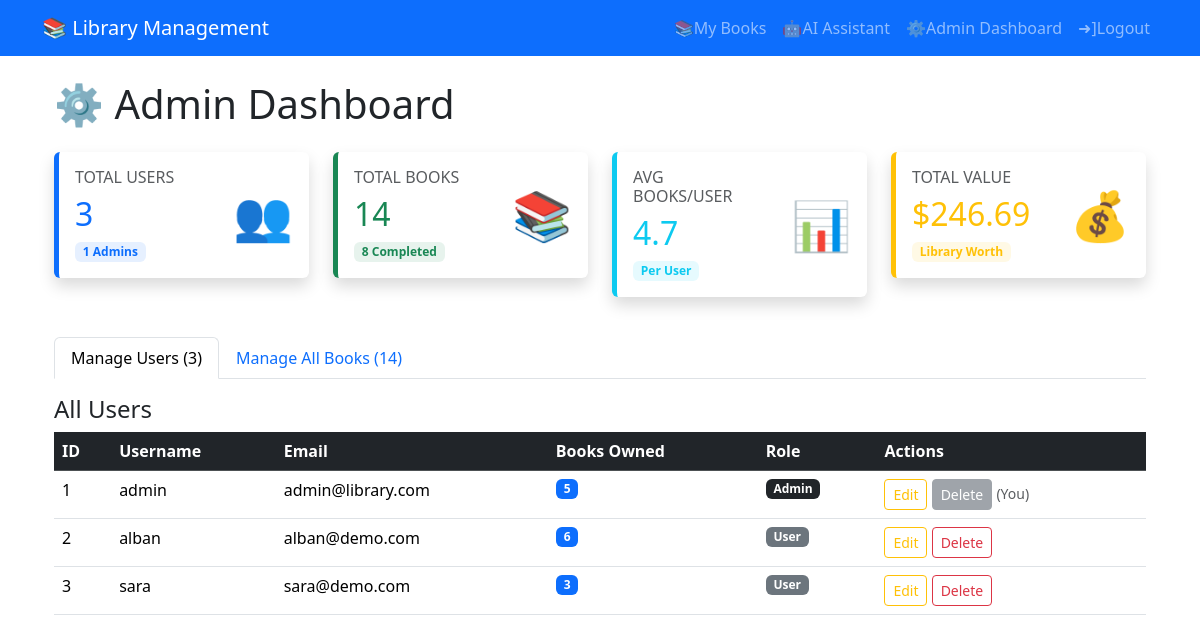
The page /admin (signed in) on the database its author committed.
### models.py (models this page shows, shortened)
class User(db.Model, UserMixin):
    id = db.Column(db.Integer, primary_key=True)
    username = db.Column(db.String(20), unique=True, nullable=False)
    email = db.Column(db.String(120), unique=True, nullable=False)
    password = db.Column(db.String(60), nullable=False)
    is_admin = db.Column(db.Boolean, default=False)
    books = db.relationship('Book', backref='owner', lazy=True, cascade='all, delete-orphan') #relationship to Book model

### app.py (the view)
@app.route('/admin')
@login_required
@admin_required
def admin_dashboard():
    users = User.query.all()
    books = Book.query.all()
    return render_template('admin.html', title='Admin', users=users, books=books)

### app.py (called while the page is built)
@login_manager.user_loader
def load_user(user_id):
    return User.query.get(int(user_id))

def admin_required(f):
    @wraps(f)
    def decorated_function(*args, **kwargs):
        if not current_user.is_authenticated:
            return redirect(url_for('login'))
        if not current_user.is_admin:
            abort(403)
        return f(*args, **kwargs)
    return decorated_function

### templates/admin.html (shortened to what this page needs)
{% extends "base.html" %}
{% block content %}
<div class="container mt-4">
    <h1 class="mb-4">⚙️ Admin Dashboard</h1>
    <div class="row mb-4">
        <div class="col-lg-3 col-md-6 mb-3">
            <div class="card shadow border-0 border-start border-primary border-5">
                <div class="card-body">
                    <div class="row align-items-center">
                        <div class="col">
                            <h6 class="text-uppercase text-muted mb-2">Total Users</h6>
                            <h2 class="text-primary mb-0">{{ users|length }}</h2>
                            <div class="mt-2">
                                <span class="badge bg-primary bg-opacity-10 text-primary">
                                    {{ users|selectattr('is_admin', 'equalto', true)|list|length }} Admins
                                </span>
                            </div>
                        </div>
                        <div class="col-auto">
                            <div class="text-primary" style="font-size: 3rem;">
                                👥
                            </div>
                        </div>
                    </div>
                </div>
            </div>
        </div>
        <div class="col-lg-3 col-md-6 mb-3">
            <div class="card shadow border-0 border-start border-success border-5">
                <div class="card-body">
                    <div class="row align-items-center">
                        <div class="col">
                            <h6 class="text-uppercase text-muted mb-2">Total Books</h6>
                            <h2 class="text-success mb-0">{{ books|length }}</h2>
                            <div class="mt-2">
                                <span class="badge bg-success bg-opacity-10 text-success">
                                    {{ books|selectattr('status', 'equalto', 'Completed')|list|length }} Completed
                                </span>
                            </div>
                        </div>
                        <div class="col-auto">
                            <div class="text-success" style="font-size: 3rem;">
                                📚
                            </div>
                        </div>
                    </div>
                </div>
            </div>
        </div>
        <div class="col-lg-3 col-md-6 mb-3">
            <div class="card shadow border-0 border-start border-info border-5">
                <div class="card-body">
                    <div class="row align-items-center">
                        <div class="col">
                            <h6 class="text-uppercase text-muted mb-2">Avg Books/User</h6>
                            <h2 class="text-info mb-0">
                                {% if users|length > 0 %}
                                    {{ "%.1f"|format(books|length / users|length) }}
                                {% else %}
                                    0
                                {% endif %}
                            </h2>
                            <div class="mt-2">
                                <span class="badge bg-info bg-opacity-10 text-info">
                                    Per User
                                </span>
                            </div>
                        </div>
                        <div class="col-auto">
                            <div class="text-info" style="font-size: 3rem;">
                                📊
                            </div>
                        </div>
                    </div>
                </div>
            </div>
        </div>
        <div class="col-lg-3 col-md-6 mb-3">
            <div class="card shadow border-0 border-start border-warning border-5">
                <div class="card-body">
                    <div class="row align-items-center">
                        <div class="col">
                            <h6 class="text-uppercase text-muted mb-2">Total Value</h6>
                            <h2 class="text-warning mb-0">${{ "%.2f"|format(books|sum(attribute='price')) }}</h2>
                            <div class="mt-2">
                                <span class="badge bg-warning bg-opacity-10 text-warning">
                                    Library Worth
                                </span>
                            </div>
                        </div>
                        <div class="col-auto">
                            <div class="text-warning" style="font-size: 3rem;">
                                💰
                            </div>
                        </div>
                    </div>
                </div>
            </div>
        </div>
    </div>
    <ul class="nav nav-tabs mb-3" id="adminTabs" role="tablist">
        <li class="nav-item" role="presentation">
            <button class="nav-link active" id="users-tab" data-bs-toggle="tab"
                    data-bs-target="#users" type="button" role="tab">
                Manage Users ({{ users|length }})
            </button>
        </li>
        <li class="nav-item" role="presentation">
            <button class="nav-link" id="books-tab" data-bs-toggle="tab"
                    data-bs-target="#books" type="button" role="tab">
                Manage All Books ({{ books|length }})
            </button>
        </li>
    </ul>
    <div class="tab-content" id="adminTabContent">
        <div class="tab-pane fade show active" id="users" role="tabpanel">
            <h4>All Users</h4>
            <div class="table-responsive">
                <table class="table table-hover">
                    <thead class="table-dark">
                        <tr>
                            <th>ID</th>
                            <th>Username</th>
                            <th>Email</th>
                            <th>Books Owned</th>
                            <th>Role</th>
                            <th>Actions</th>
                        </tr>
                    </thead>
                    <tbody>
                        {% for user in users %}
                        <tr>
                            <td>{{ user.id }}</td>
                            <td>{{ user.username }}</td>
                            <td>{{ user.email }}</td>
                            <td>
                                <span class="badge bg-primary">{{ user.books|length }}</span>
                            </td>
                            <td>
                                {% if user.is_admin %}
                                    <span class="badge bg-dark text-white ">Admin</span>
                                {% else %}
                                    <span class="badge bg-secondary">User</span>
                                {% endif %}
                            </td>
                            <td>
                                <a href="{{ url_for('edit_user', user_id=user.id) }}"
                                    class="btn btn-sm btn-outline-warning">Edit</a>
                                {% if user.id != current_user.id %}
                                    <form method="POST" action="{{ url_for('delete_user', user_id=user.id) }}"
                                          style="display: inline;">
                                        <button type="submit" class="btn btn-sm btn-outline-danger"
                                                onclick="return confirm('Delete user {{ user.username }}? This will also delete all their {{ user.books|length }} books!')">
                                            Delete
                                        </button>
                                    </form>
                                {% else %}
                                    <button class="btn btn-sm btn-secondary" disabled>Delete</button>
                                    <small class="text-muted">(You)</small>
                                {% endif %}
                            </td>
                        </tr>
                        {% endfor %}
                    </tbody>
                </table>
            </div>
        </div>
    </div>
</div>
{% endblock content %}

### rows shown on the page
User: id "1", username "admin", email "admin@library.com", books|length "5", is_admin "Admin", shows "Delete"
User: id "2", username "alban", email "alban@demo.com", books|length "6", is_admin "User"
User: id "3", username "sara", email "sara@demo.com", books|length "3", is_admin "User"

### other values the page prints
{{ users|length }} "3"
{{ users|selectattr('is_admin', 'equalto', true)|list|length }} "1"
{{ books|length }} "14"
{{ books|selectattr('status', 'equalto', 'Completed')|list|length }} "8"
{{ "%.1f"|format(books|length / users|length) }} "4.7"
{{ "%.2f"|format(books|sum(attribute='price')) }} "246.69"
